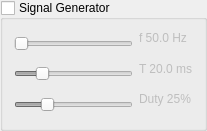
   <widget class="QGroupBox" name="SignelGenCheck">
    <property name="geometry">
     <rect>
      <x>220</x>
      <y>610</y>
      <width>191</width>
      <height>131</height>
     </rect>
    </property>
    <property name="title">
     <string>Signal Generator</string>
    </property>
    <property name="checkable">
     <bool>true</bool>
    </property>
    <property name="checked">
     <bool>false</bool>
    </property>
    <layout class="QVBoxLayout" name="verticalLayout_3">
     <item>
      <layout class="QHBoxLayout" name="horizontalLayout_9">
       <item>
        <widget class="QSlider" name="SigGenFreqSlider">
         <property name="sizePolicy">
          <sizepolicy hsizetype="Fixed" vsizetype="Fixed">
           <horstretch>0</horstretch>
           <verstretch>0</verstretch>
          </sizepolicy>
         </property>
         <property name="minimumSize">
          <size>
           <width>119</width>
           <height>0</height>
          </size>
         </property>
         <property name="minimum">
          <number>125</number>
         </property>
         <property name="maximum">
          <number>10000</number>
         </property>
         <property name="pageStep">
          <number>1</number>
         </property>
         <property name="value">
          <number>125</number>
         </property>
         <property name="orientation">
          <enum>Qt::Horizontal</enum>
         </property>
        </widget>
       </item>
       <item>
        <widget class="QLabel" name="SigGenFreqLabel">
         <property name="text">
          <string>f 50.0 Hz</string>
         </property>
         <property name="alignment">
          <set>Qt::AlignLeading|Qt::AlignLeft|Qt::AlignTop</set>
         </property>
        </widget>
       </item>
      </layout>
     </item>
     <item>
      <layout class="QHBoxLayout" name="horizontalLayout_10">
       <item>
        <widget class="QSlider" name="SigGenPeriodSlider">
         <property name="sizePolicy">
          <sizepolicy hsizetype="Fixed" vsizetype="Fixed">
           <horstretch>0</horstretch>
           <verstretch>0</verstretch>
          </sizepolicy>
         </property>
         <property name="minimumSize">
          <size>
           <width>119</width>
           <height>0</height>
          </size>
         </property>
         <property name="minimum">
          <number>100</number>
         </property>
         <property name="maximum">
          <number>8000000</number>
         </property>
         <property name="pageStep">
          <number>10</number>
         </property>
         <property name="value">
          <number>20000</number>
         </property>
         <property name="orientation">
          <enum>Qt::Horizontal</enum>
         </property>
        </widget>
       </item>
       <item>
        <widget class="QLabel" name="SigGenPeriodLabel">
         <property name="text">
          <string>T 20.0 ms</string>
         </property>
         <property name="alignment">
          <set>Qt::AlignLeading|Qt::AlignLeft|Qt::AlignTop</set>
         </property>
        </widget>
       </item>
      </layout>
     </item>
     <item>
      <layout class="QHBoxLayout" name="horizontalLayout_11">
       <item>
        <widget class="QSlider" name="SigGenDutyslider">
         <property name="sizePolicy">
          <sizepolicy hsizetype="Fixed" vsizetype="Fixed">
           <horstretch>0</horstretch>
           <verstretch>0</verstretch>
          </sizepolicy>
         </property>
         <property name="minimumSize">
          <size>
           <width>119</width>
           <height>0</height>
          </size>
         </property>
         <property name="minimum">
          <number>0</number>
         </property>
         <property name="maximum">
          <number>100</number>
         </property>
         <property name="pageStep">
          <number>1</number>
         </property>
         <property name="value">
          <number>25</number>
         </property>
         <property name="orientation">
          <enum>Qt::Horizontal</enum>
         </property>
        </widget>
       </item>
       <item>
        <widget class="QLabel" name="SigGenDutyLabel">
         <property name="text">
          <string>Duty 25%</string>
         </property>
         <property name="alignment">
          <set>Qt::AlignLeading|Qt::AlignLeft|Qt::AlignTop</set>
         </property>
        </widget>
       </item>
      </layout>
     </item>
    </layout>
   </widget>
